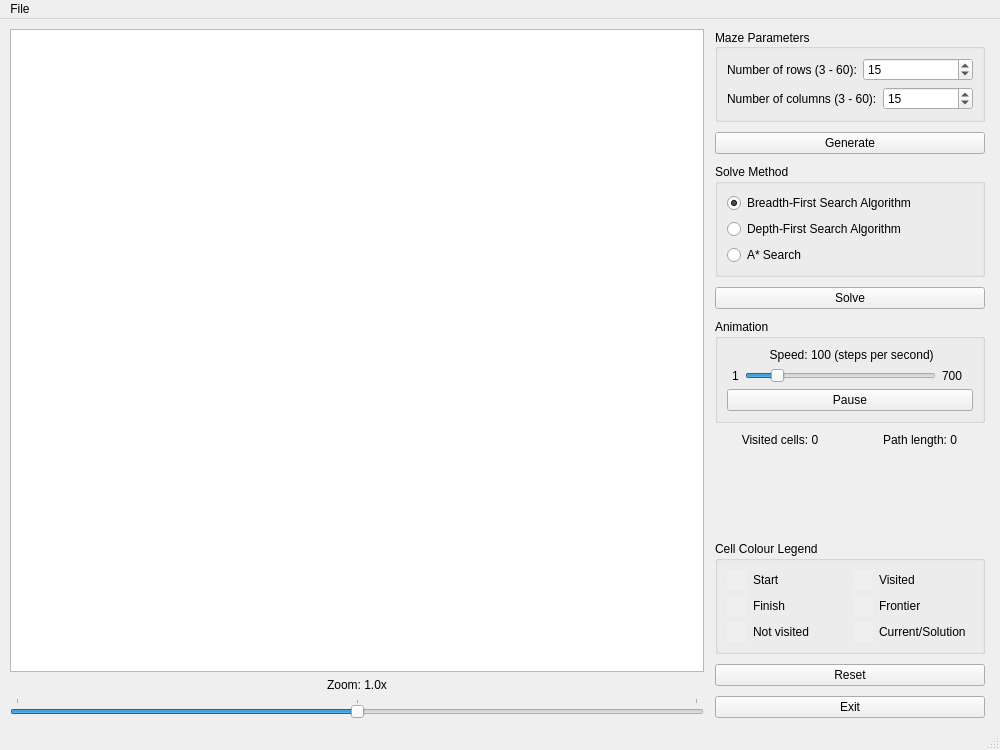
<?xml version="1.0" encoding="UTF-8"?>
<ui version="4.0">
 <class>MainWindow</class>
 <widget class="QMainWindow" name="MainWindow">
  <property name="windowModality">
   <enum>Qt::WindowModal</enum>
  </property>
  <property name="geometry">
   <rect>
    <x>0</x>
    <y>0</y>
    <width>1000</width>
    <height>750</height>
   </rect>
  </property>
  <property name="minimumSize">
   <size>
    <width>1000</width>
    <height>750</height>
   </size>
  </property>
  <property name="windowTitle">
   <string>New maze file - Maze Solver</string>
  </property>
  <property name="locale">
   <locale language="English" country="UnitedKingdom"/>
  </property>
  <property name="tabShape">
   <enum>QTabWidget::Rounded</enum>
  </property>
  <property name="unifiedTitleAndToolBarOnMac">
   <bool>false</bool>
  </property>
  <widget class="QWidget" name="centralwidget">
   <property name="sizePolicy">
    <sizepolicy hsizetype="Expanding" vsizetype="Expanding">
     <horstretch>0</horstretch>
     <verstretch>0</verstretch>
    </sizepolicy>
   </property>
   <layout class="QHBoxLayout" name="horizontalLayout_2" stretch="0,0">
    <property name="leftMargin">
     <number>10</number>
    </property>
    <property name="topMargin">
     <number>10</number>
    </property>
    <property name="rightMargin">
     <number>10</number>
    </property>
    <property name="bottomMargin">
     <number>10</number>
    </property>
    <item>
     <layout class="QVBoxLayout" name="verticalLayout_7">
      <item>
       <widget class="QGraphicsView" name="mazeView">
        <property name="sizePolicy">
         <sizepolicy hsizetype="Expanding" vsizetype="Expanding">
          <horstretch>0</horstretch>
          <verstretch>0</verstretch>
         </sizepolicy>
        </property>
        <property name="minimumSize">
         <size>
          <width>0</width>
          <height>0</height>
         </size>
        </property>
        <property name="frameShape">
         <enum>QFrame::StyledPanel</enum>
        </property>
        <property name="sizeAdjustPolicy">
         <enum>QAbstractScrollArea::AdjustIgnored</enum>
        </property>
        <property name="dragMode">
         <enum>QGraphicsView::ScrollHandDrag</enum>
        </property>
        <property name="resizeAnchor">
         <enum>QGraphicsView::NoAnchor</enum>
        </property>
       </widget>
      </item>
      <item>
       <widget class="QLabel" name="zoomLabel">
        <property name="text">
         <string>Zoom: 1.0x</string>
        </property>
        <property name="alignment">
         <set>Qt::AlignCenter</set>
        </property>
       </widget>
      </item>
      <item>
       <widget class="QSlider" name="zoomSlider">
        <property name="minimum">
         <number>-100</number>
        </property>
        <property name="maximum">
         <number>100</number>
        </property>
        <property name="singleStep">
         <number>1</number>
        </property>
        <property name="sliderPosition">
         <number>0</number>
        </property>
        <property name="tracking">
         <bool>true</bool>
        </property>
        <property name="orientation">
         <enum>Qt::Horizontal</enum>
        </property>
        <property name="invertedAppearance">
         <bool>false</bool>
        </property>
        <property name="invertedControls">
         <bool>false</bool>
        </property>
        <property name="tickPosition">
         <enum>QSlider::TicksAbove</enum>
        </property>
        <property name="tickInterval">
         <number>100</number>
        </property>
       </widget>
      </item>
     </layout>
    </item>
    <item>
     <widget class="QWidget" name="verticalWidget" native="true">
      <property name="sizePolicy">
       <sizepolicy hsizetype="Fixed" vsizetype="Expanding">
        <horstretch>0</horstretch>
        <verstretch>0</verstretch>
       </sizepolicy>
      </property>
      <property name="minimumSize">
       <size>
        <width>280</width>
        <height>0</height>
       </size>
      </property>
      <layout class="QVBoxLayout" name="verticalLayout">
       <property name="spacing">
        <number>10</number>
       </property>
       <property name="leftMargin">
        <number>5</number>
       </property>
       <property name="topMargin">
        <number>0</number>
       </property>
       <property name="rightMargin">
        <number>5</number>
       </property>
       <property name="bottomMargin">
        <number>0</number>
       </property>
       <item>
        <widget class="QGroupBox" name="mazeParametersGroupBox">
         <property name="sizePolicy">
          <sizepolicy hsizetype="Preferred" vsizetype="Fixed">
           <horstretch>0</horstretch>
           <verstretch>0</verstretch>
          </sizepolicy>
         </property>
         <property name="font">
          <font>
           <bold>false</bold>
          </font>
         </property>
         <property name="title">
          <string>Maze Parameters</string>
         </property>
         <property name="alignment">
          <set>Qt::AlignLeading|Qt::AlignLeft|Qt::AlignVCenter</set>
         </property>
         <property name="flat">
          <bool>false</bool>
         </property>
         <layout class="QVBoxLayout" name="verticalLayout_2">
          <item>
           <layout class="QHBoxLayout" name="horizontalLayout_5">
            <item>
             <widget class="QLabel" name="label">
              <property name="sizePolicy">
               <sizepolicy hsizetype="Fixed" vsizetype="Minimum">
                <horstretch>0</horstretch>
                <verstretch>0</verstretch>
               </sizepolicy>
              </property>
              <property name="text">
               <string>Number of rows (3 - 60):</string>
              </property>
             </widget>
            </item>
            <item>
             <widget class="QSpinBox" name="rowsCount">
              <property name="wrapping">
               <bool>false</bool>
              </property>
              <property name="frame">
               <bool>true</bool>
              </property>
              <property name="buttonSymbols">
               <enum>QAbstractSpinBox::UpDownArrows</enum>
              </property>
              <property name="minimum">
               <number>3</number>
              </property>
              <property name="maximum">
               <number>60</number>
              </property>
              <property name="stepType">
               <enum>QAbstractSpinBox::DefaultStepType</enum>
              </property>
              <property name="value">
               <number>15</number>
              </property>
             </widget>
            </item>
           </layout>
          </item>
          <item>
           <layout class="QHBoxLayout" name="horizontalLayout_3">
            <item>
             <widget class="QLabel" name="label_2">
              <property name="sizePolicy">
               <sizepolicy hsizetype="Fixed" vsizetype="Minimum">
                <horstretch>0</horstretch>
                <verstretch>0</verstretch>
               </sizepolicy>
              </property>
              <property name="text">
               <string>Number of columns (3 - 60):</string>
              </property>
             </widget>
            </item>
            <item>
             <widget class="QSpinBox" name="columnsCount">
              <property name="sizePolicy">
               <sizepolicy hsizetype="Minimum" vsizetype="Fixed">
                <horstretch>0</horstretch>
                <verstretch>0</verstretch>
               </sizepolicy>
              </property>
              <property name="wrapping">
               <bool>false</bool>
              </property>
              <property name="frame">
               <bool>true</bool>
              </property>
              <property name="buttonSymbols">
               <enum>QAbstractSpinBox::UpDownArrows</enum>
              </property>
              <property name="minimum">
               <number>3</number>
              </property>
              <property name="maximum">
               <number>60</number>
              </property>
              <property name="stepType">
               <enum>QAbstractSpinBox::DefaultStepType</enum>
              </property>
              <property name="value">
               <number>15</number>
              </property>
             </widget>
            </item>
           </layout>
          </item>
         </layout>
        </widget>
       </item>
       <item>
        <widget class="QPushButton" name="generateButton">
         <property name="text">
          <string>Generate</string>
         </property>
        </widget>
       </item>
       <item>
        <widget class="QGroupBox" name="solveMethodGroupBox">
         <property name="sizePolicy">
          <sizepolicy hsizetype="MinimumExpanding" vsizetype="Fixed">
           <horstretch>0</horstretch>
           <verstretch>0</verstretch>
          </sizepolicy>
         </property>
         <property name="title">
          <string>Solve Method</string>
         </property>
         <layout class="QVBoxLayout" name="verticalLayout_3">
          <item>
           <widget class="QRadioButton" name="bfsRButton">
            <property name="text">
             <string>Breadth-First Search Algorithm</string>
            </property>
            <property name="checked">
             <bool>true</bool>
            </property>
           </widget>
          </item>
          <item>
           <widget class="QRadioButton" name="dfsRButton">
            <property name="text">
             <string>Depth-First Search Algorithm</string>
            </property>
           </widget>
          </item>
          <item>
           <widget class="QRadioButton" name="aStarRButton">
            <property name="text">
             <string>A* Search</string>
            </property>
           </widget>
          </item>
         </layout>
        </widget>
       </item>
       <item>
        <widget class="QPushButton" name="solveButton">
         <property name="text">
          <string>Solve</string>
         </property>
        </widget>
       </item>
       <item>
        <widget class="QGroupBox" name="animationGroupBox">
         <property name="title">
          <string>Animation</string>
         </property>
         <layout class="QVBoxLayout" name="verticalLayout_4">
          <property name="spacing">
           <number>40</number>
          </property>
          <item>
           <layout class="QVBoxLayout" name="verticalLayout_5">
            <property name="spacing">
             <number>6</number>
            </property>
            <item>
             <widget class="QLabel" name="animationSpeedLabel">
              <property name="sizePolicy">
               <sizepolicy hsizetype="Preferred" vsizetype="Fixed">
                <horstretch>0</horstretch>
                <verstretch>0</verstretch>
               </sizepolicy>
              </property>
              <property name="text">
               <string> Speed: 100 (steps per second)</string>
              </property>
              <property name="alignment">
               <set>Qt::AlignCenter</set>
              </property>
              <property name="margin">
               <number>7</number>
              </property>
             </widget>
            </item>
            <item>
             <layout class="QHBoxLayout" name="horizontalLayout_6">
              <property name="leftMargin">
               <number>5</number>
              </property>
              <property name="rightMargin">
               <number>10</number>
              </property>
              <item>
               <widget class="QLabel" name="label_4">
                <property name="text">
                 <string>1</string>
                </property>
               </widget>
              </item>
              <item>
               <widget class="QSlider" name="animationSpeedSlider">
                <property name="minimum">
                 <number>1</number>
                </property>
                <property name="maximum">
                 <number>700</number>
                </property>
                <property name="value">
                 <number>100</number>
                </property>
                <property name="tracking">
                 <bool>true</bool>
                </property>
                <property name="orientation">
                 <enum>Qt::Horizontal</enum>
                </property>
                <property name="invertedAppearance">
                 <bool>false</bool>
                </property>
                <property name="invertedControls">
                 <bool>false</bool>
                </property>
                <property name="tickPosition">
                 <enum>QSlider::NoTicks</enum>
                </property>
                <property name="tickInterval">
                 <number>1</number>
                </property>
               </widget>
              </item>
              <item>
               <widget class="QLabel" name="animationSpeedMaxLabel">
                <property name="text">
                 <string>700</string>
                </property>
               </widget>
              </item>
             </layout>
            </item>
            <item>
             <widget class="QPushButton" name="animationPlayButton">
              <property name="text">
               <string>Pause</string>
              </property>
              <property name="flat">
               <bool>false</bool>
              </property>
             </widget>
            </item>
           </layout>
          </item>
         </layout>
        </widget>
       </item>
       <item>
        <layout class="QHBoxLayout" name="horizontalLayout_7">
         <item>
          <widget class="QLabel" name="visitedCellsLabel">
           <property name="sizePolicy">
            <sizepolicy hsizetype="Preferred" vsizetype="Fixed">
             <horstretch>0</horstretch>
             <verstretch>0</verstretch>
            </sizepolicy>
           </property>
           <property name="text">
            <string>Visited cells: 0</string>
           </property>
           <property name="alignment">
            <set>Qt::AlignCenter</set>
           </property>
          </widget>
         </item>
         <item>
          <widget class="QLabel" name="pathLengthLabel">
           <property name="sizePolicy">
            <sizepolicy hsizetype="Preferred" vsizetype="Fixed">
             <horstretch>0</horstretch>
             <verstretch>0</verstretch>
            </sizepolicy>
           </property>
           <property name="text">
            <string>Path length: 0</string>
           </property>
           <property name="alignment">
            <set>Qt::AlignCenter</set>
           </property>
          </widget>
         </item>
        </layout>
       </item>
       <item>
        <spacer name="verticalSpacer">
         <property name="orientation">
          <enum>Qt::Vertical</enum>
         </property>
         <property name="sizeHint" stdset="0">
          <size>
           <width>20</width>
           <height>40</height>
          </size>
         </property>
        </spacer>
       </item>
       <item>
        <widget class="QGroupBox" name="colorLegendGroupBox">
         <property name="title">
          <string>Cell Colour Legend</string>
         </property>
         <layout class="QGridLayout" name="gridLayout">
          <item row="2" column="0">
           <layout class="QHBoxLayout" name="horizontalLayout_8">
            <item>
             <widget class="QWidget" name="notVisitedCellColour" native="true">
              <property name="sizePolicy">
               <sizepolicy hsizetype="Fixed" vsizetype="Fixed">
                <horstretch>0</horstretch>
                <verstretch>0</verstretch>
               </sizepolicy>
              </property>
              <property name="minimumSize">
               <size>
                <width>20</width>
                <height>20</height>
               </size>
              </property>
              <property name="maximumSize">
               <size>
                <width>20</width>
                <height>20</height>
               </size>
              </property>
              <property name="autoFillBackground">
               <bool>true</bool>
              </property>
             </widget>
            </item>
            <item>
             <widget class="QLabel" name="label_9">
              <property name="text">
               <string>Not visited</string>
              </property>
             </widget>
            </item>
           </layout>
          </item>
          <item row="1" column="0">
           <layout class="QHBoxLayout" name="horizontalLayout_9">
            <item>
             <widget class="QWidget" name="finishCellColour" native="true">
              <property name="sizePolicy">
               <sizepolicy hsizetype="Fixed" vsizetype="Fixed">
                <horstretch>0</horstretch>
                <verstretch>0</verstretch>
               </sizepolicy>
              </property>
              <property name="minimumSize">
               <size>
                <width>20</width>
                <height>20</height>
               </size>
              </property>
              <property name="maximumSize">
               <size>
                <width>20</width>
                <height>20</height>
               </size>
              </property>
              <property name="autoFillBackground">
               <bool>true</bool>
              </property>
             </widget>
            </item>
            <item>
             <widget class="QLabel" name="label_8">
              <property name="text">
               <string>Finish</string>
              </property>
             </widget>
            </item>
           </layout>
          </item>
          <item row="1" column="1">
           <layout class="QHBoxLayout" name="horizontalLayout">
            <item>
             <widget class="QWidget" name="neighbourCellColour" native="true">
              <property name="sizePolicy">
               <sizepolicy hsizetype="Fixed" vsizetype="Fixed">
                <horstretch>0</horstretch>
                <verstretch>0</verstretch>
               </sizepolicy>
              </property>
              <property name="minimumSize">
               <size>
                <width>20</width>
                <height>20</height>
               </size>
              </property>
              <property name="maximumSize">
               <size>
                <width>20</width>
                <height>20</height>
               </size>
              </property>
              <property name="autoFillBackground">
               <bool>true</bool>
              </property>
             </widget>
            </item>
            <item>
             <widget class="QLabel" name="label_3">
              <property name="text">
               <string>Frontier</string>
              </property>
             </widget>
            </item>
           </layout>
          </item>
          <item row="0" column="0">
           <layout class="QHBoxLayout" name="horizontalLayout_10">
            <item>
             <widget class="QWidget" name="startCellColour" native="true">
              <property name="sizePolicy">
               <sizepolicy hsizetype="Fixed" vsizetype="Fixed">
                <horstretch>0</horstretch>
                <verstretch>0</verstretch>
               </sizepolicy>
              </property>
              <property name="minimumSize">
               <size>
                <width>20</width>
                <height>20</height>
               </size>
              </property>
              <property name="maximumSize">
               <size>
                <width>20</width>
                <height>20</height>
               </size>
              </property>
              <property name="autoFillBackground">
               <bool>true</bool>
              </property>
             </widget>
            </item>
            <item>
             <widget class="QLabel" name="label_5">
              <property name="text">
               <string>Start</string>
              </property>
             </widget>
            </item>
           </layout>
          </item>
          <item row="0" column="1">
           <layout class="QHBoxLayout" name="horizontalLayout_4">
            <item>
             <widget class="QWidget" name="visitedCellColour" native="true">
              <property name="sizePolicy">
               <sizepolicy hsizetype="Fixed" vsizetype="Fixed">
                <horstretch>0</horstretch>
                <verstretch>0</verstretch>
               </sizepolicy>
              </property>
              <property name="minimumSize">
               <size>
                <width>20</width>
                <height>20</height>
               </size>
              </property>
              <property name="maximumSize">
               <size>
                <width>20</width>
                <height>20</height>
               </size>
              </property>
              <property name="autoFillBackground">
               <bool>true</bool>
              </property>
             </widget>
            </item>
            <item>
             <widget class="QLabel" name="label_7">
              <property name="text">
               <string>Visited</string>
              </property>
             </widget>
            </item>
           </layout>
          </item>
          <item row="2" column="1">
           <layout class="QHBoxLayout" name="horizontalLayout_11">
            <item>
             <widget class="QWidget" name="currentCellColour" native="true">
              <property name="sizePolicy">
               <sizepolicy hsizetype="Fixed" vsizetype="Fixed">
                <horstretch>0</horstretch>
                <verstretch>0</verstretch>
               </sizepolicy>
              </property>
              <property name="minimumSize">
               <size>
                <width>20</width>
                <height>20</height>
               </size>
              </property>
              <property name="maximumSize">
               <size>
                <width>20</width>
                <height>20</height>
               </size>
              </property>
              <property name="autoFillBackground">
               <bool>true</bool>
              </property>
             </widget>
            </item>
            <item>
             <widget class="QLabel" name="label_6">
              <property name="text">
               <string>Current/Solution</string>
              </property>
             </widget>
            </item>
           </layout>
          </item>
         </layout>
        </widget>
       </item>
       <item>
        <widget class="QPushButton" name="resetButton">
         <property name="text">
          <string>Reset</string>
         </property>
        </widget>
       </item>
       <item>
        <widget class="QPushButton" name="exitButton">
         <property name="text">
          <string>Exit</string>
         </property>
        </widget>
       </item>
      </layout>
     </widget>
    </item>
   </layout>
  </widget>
  <widget class="QMenuBar" name="menubar">
   <property name="geometry">
    <rect>
     <x>0</x>
     <y>0</y>
     <width>1000</width>
     <height>21</height>
    </rect>
   </property>
   <widget class="QMenu" name="menuFile">
    <property name="title">
     <string>File</string>
    </property>
    <addaction name="actionNew"/>
    <addaction name="actionOpen"/>
    <addaction name="separator"/>
    <addaction name="separator"/>
    <addaction name="actionSave"/>
    <addaction name="actionSave_as"/>
    <addaction name="separator"/>
    <addaction name="actionExit"/>
   </widget>
   <addaction name="menuFile"/>
  </widget>
  <widget class="QStatusBar" name="statusbar"/>
  <action name="actionSave">
   <property name="text">
    <string>Save</string>
   </property>
  </action>
  <action name="actionSave_as">
   <property name="text">
    <string>Save as...</string>
   </property>
  </action>
  <action name="actionOpen">
   <property name="text">
    <string>Open</string>
   </property>
  </action>
  <action name="actionNew">
   <property name="text">
    <string>New</string>
   </property>
  </action>
  <action name="actionExit">
   <property name="text">
    <string>Exit</string>
   </property>
   <property name="menuRole">
    <enum>QAction::QuitRole</enum>
   </property>
  </action>
 </widget>
 <resources/>
 <connections/>
</ui>
